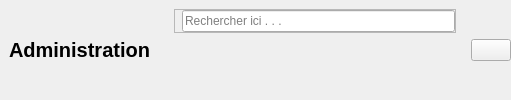
           <widget class="QWidget" name="widget_2" native="true">
            <layout class="QHBoxLayout" name="horizontalLayout_17">
             <property name="leftMargin">
              <number>0</number>
             </property>
             <property name="topMargin">
              <number>0</number>
             </property>
             <property name="rightMargin">
              <number>0</number>
             </property>
             <property name="bottomMargin">
              <number>0</number>
             </property>
             <item alignment="Qt::AlignmentFlag::AlignLeft">
              <widget class="QWidget" name="widget_12" native="true">
               <layout class="QHBoxLayout" name="horizontalLayout_16">
                <item>
                 <widget class="QLabel" name="appHeader_2">
                  <property name="font">
                   <font>
                    <pointsize>15</pointsize>
                    <bold>true</bold>
                   </font>
                  </property>
                  <property name="text">
                   <string>Administration</string>
                  </property>
                 </widget>
                </item>
               </layout>
              </widget>
             </item>
             <item alignment="Qt::AlignmentFlag::AlignHCenter">
              <widget class="QWidget" name="widget_10" native="true">
               <property name="minimumSize">
                <size>
                 <width>300</width>
                 <height>0</height>
                </size>
               </property>
               <layout class="QHBoxLayout" name="horizontalLayout_13">
                <item alignment="Qt::AlignmentFlag::AlignTop">
                 <widget class="QFrame" name="search_frame">
                  <property name="minimumSize">
                   <size>
                    <width>160</width>
                    <height>0</height>
                   </size>
                  </property>
                  <property name="frameShape">
                   <enum>QFrame::Shape::StyledPanel</enum>
                  </property>
                  <property name="frameShadow">
                   <enum>QFrame::Shadow::Raised</enum>
                  </property>
                  <layout class="QHBoxLayout" name="horizontalLayout_14">
                   <property name="spacing">
                    <number>0</number>
                   </property>
                   <property name="leftMargin">
                    <number>0</number>
                   </property>
                   <property name="topMargin">
                    <number>0</number>
                   </property>
                   <property name="rightMargin">
                    <number>0</number>
                   </property>
                   <property name="bottomMargin">
                    <number>0</number>
                   </property>
                   <item>
                    <widget class="QLabel" name="label_12">
                     <property name="text">
                      <string/>
                     </property>
                     <property name="pixmap">
                      <pixmap resource="../resources.qrc">:/icons/icons/search.png</pixmap>
                     </property>
                    </widget>
                   </item>
                   <item>
                    <widget class="QLineEdit" name="search_field">
                     <property name="maximumSize">
                      <size>
                       <width>16777215</width>
                       <height>300</height>
                      </size>
                     </property>
                     <property name="text">
                      <string/>
                     </property>
                     <property name="placeholderText">
                      <string>Rechercher ici . . .</string>
                     </property>
                    </widget>
                   </item>
                  </layout>
                 </widget>
                </item>
               </layout>
              </widget>
             </item>
             <item>
              <widget class="QWidget" name="widget_11" native="true">
               <layout class="QHBoxLayout" name="horizontalLayout_15">
                <property name="spacing">
                 <number>0</number>
                </property>
                <property name="leftMargin">
                 <number>0</number>
                </property>
                <property name="topMargin">
                 <number>0</number>
                </property>
                <property name="rightMargin">
                 <number>0</number>
                </property>
                <property name="bottomMargin">
                 <number>0</number>
                </property>
                <item alignment="Qt::AlignmentFlag::AlignRight">
                 <widget class="QPushButton" name="accountBtn_2">
                  <property name="cursor">
                   <cursorShape>PointingHandCursor</cursorShape>
                  </property>
                  <property name="text">
                   <string/>
                  </property>
                  <property name="icon">
                   <iconset resource="../resources.qrc">
                    <normaloff>:/icons/icons/avatar.png</normaloff>:/icons/icons/avatar.png</iconset>
                  </property>
                  <property name="iconSize">
                   <size>
                    <width>30</width>
                    <height>30</height>
                   </size>
                  </property>
                 </widget>
                </item>
               </layout>
              </widget>
             </item>
            </layout>
           </widget>
